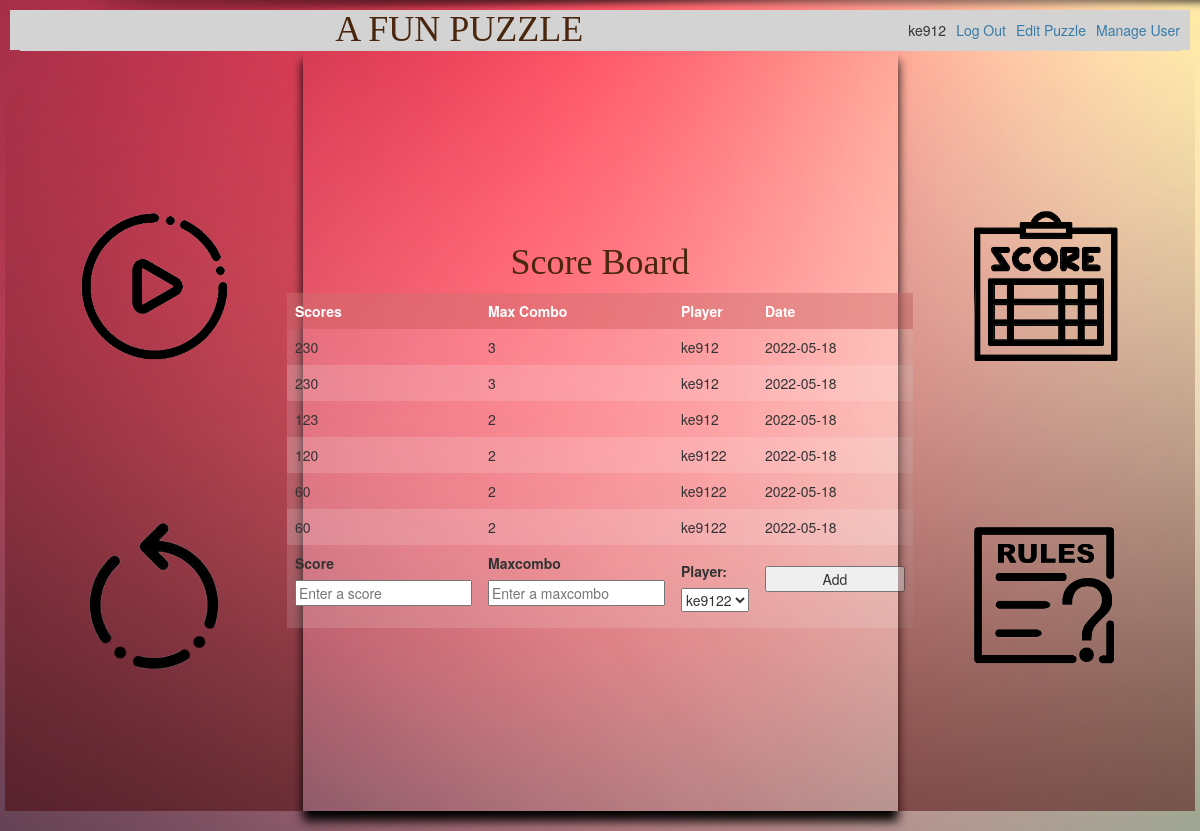
/score (signed in), run on an earlier commit of the app's database.
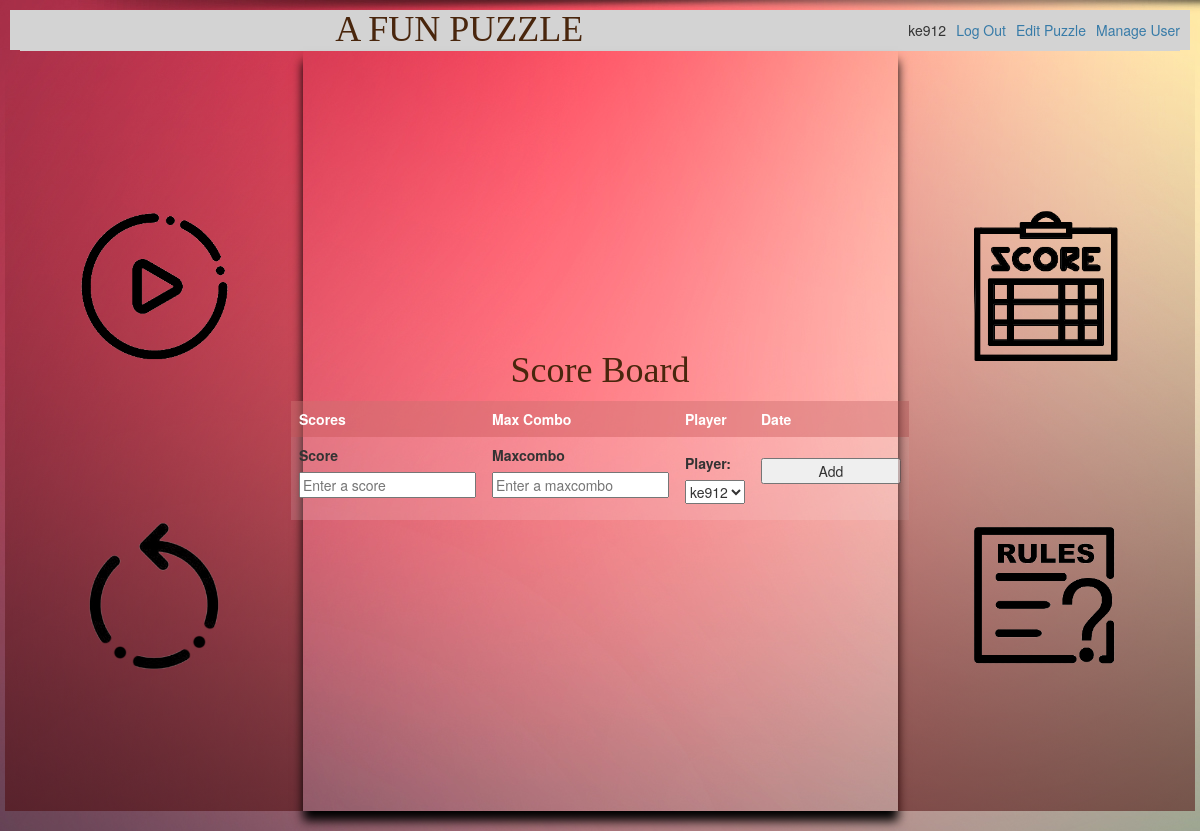
And on a later commit of the database.
### tables this page shows
CREATE TABLE user (
  id INTEGER PRIMARY KEY AUTOINCREMENT,
  username TEXT UNIQUE NOT NULL,
  password TEXT NOT NULL,
  isadmin INTEGER NOT NULL

);

CREATE TABLE score (
  id INTEGER PRIMARY KEY AUTOINCREMENT,
  player_id INTEGER NOT NULL,
  created TIMESTAMP NOT NULL DEFAULT CURRENT_TIMESTAMP,
  maxcombo INTEGER NOT NULL,
  score INTEGER NOT NULL,
  FOREIGN KEY (player_id) REFERENCES user (id)
);

### flaskapp/play.py (the view, shortened to what this page needs)
@bp.route('/score', methods=('GET', 'POST'))
@login_required
def score():
    db = get_db()
    scores = db.execute(
        'SELECT s.id, maxcombo, score, created, player_id, username'
        ' FROM score s JOIN user u ON s.player_id = u.id'
        ' ORDER BY score DESC'
    ).fetchall()
    users = db.execute(
        'SELECT id, username, isadmin'
        ' FROM user '
        ' ORDER BY id DESC'
    ).fetchall()
    return render_template('play/score.html', scores=scores, users=users)

### flaskapp/auth.py (called while the page is built)
@bp.before_app_request
def load_logged_in_user():
    user_id = session.get('user_id')
    if user_id is None:
        g.user = None
    else:
        g.user = get_db().execute(
            'SELECT * FROM user WHERE id = ?', (user_id,)
        ).fetchone()

def login_required(view):
    @functools.wraps(view)
    def wrapped_view(**kwargs):
        if g.user is None:
            return redirect(url_for('auth.login'))
        return view(**kwargs)
    return wrapped_view

### flaskapp/db.py (called while the page is built)
def get_db():
    if 'db' not in g:
        g.db = sqlite3.connect(
            current_app.config['DATABASE'],
            detect_types=sqlite3.PARSE_DECLTYPES
        )
        g.db.row_factory = sqlite3.Row
    return g.db

### flaskapp/templates/play/score.html (shortened to what this page needs)
{% extends 'base.html' %}
{% block content %}
    <div class="row">
      <div class="col-xs-12">
        <h1>{% block title %}Score Board {% endblock %}</h1>
      </div>
      <div class="col-xs-12">
        <table id="scoreboard">
          <tr>
            <th>Scores</th>
            <th>Max Combo</th>
            <th>Player</th>
            <th>Date</th>
          </tr>
          {% for score in scores %}
          <tr>
            <td>{{ score['score'] }}</td>
            <td>{{ score['maxcombo'] }}</td>
            <td>{{ score['username'] }}</td>
            <td>{{ score['created'].strftime('%Y-%m-%d') }}</td>
          </tr>
          {% endfor %}
          {% if g.user['isadmin'] == 1 %}
          <tr>
            <form method="post">
              <td>
                <label for="score">Score</label>
                <input name="score" id="score" placeholder="Enter a score" required>
              </td>
              <td>
                <label for="username">Maxcombo</label>
                <input name="maxcombo" id="maxcombo" placeholder="Enter a maxcombo" required>
              </td>
              <td>
                <label for="cars">Player:</label>
                <select name="playerid" id="playerid">
                  {% for user in users %}
                  <option value = {{ user['id'] }} >{{ user['username'] }}</option>
                  {% endfor %}
                </select>
              </td>
              <td>
                <input type="submit" value="Add">
              </td>
            </form>
          </tr>
          {% endif %}
        </table>
      </div>
    </div>
{% endblock %}

### flaskapp/templates/base.html (shortened to what this page needs)
<!doctype html>
<link rel="stylesheet" href="https://maxcdn.bootstrapcdn.com/bootstrap/3.4.1/css/bootstrap.min.css">
<link rel="stylesheet" href="{{ url_for('static', filename='css/style.css') }}">
<nav>
  <h1>A FUN PUZZLE</h1>
  <ul>
    {% if g.user %}
      <li><span>{{ g.user['username'] }}</span>
      <li><a href="{{ url_for('auth.logout') }}">Log Out</a>
      {% if g.user['isadmin'] == 1 %}
      <li><a href="{{ url_for('play.edit') }}">Edit Puzzle</a>
      <li><a href="{{ url_for('play.manage') }}">Manage User</a>
      {% endif %}
    {% else %}
      <li><a href="{{ url_for('auth.register') }}">Register</a>
      <li><a href="{{ url_for('auth.login') }}">Log In</a>
    {% endif %}
  </ul>
</nav>
<section class="content">
  <header>
  </header>
  <div class="row" >
    <div class="col-sm-3 col-xs-12 centerdiv maindivs">
      <div class="row">
        <div class="col-sm-12 col-xs-6 btndiv">
          <a href="/play#play">
            <div class="play buttondiv">
            </div>
          </a>
        </div>
        <div class="col-sm-12 col-xs-6 btndiv">
          <a href="/restart">
            <div class="restart buttondiv">
            </div>
          </a>
        </div>
      </div>
    </div>
    <div class="col-sm-6 col-xs-12 gamediv maindivs" id="play">
  {% block content %}
  {% endblock %}
</div>
<div class="col-sm-3 col-xs-12 centerdiv maindivs">
  <div class="row">
    <div class="col-sm-12 col-xs-6 btndiv">
      <a href="/score">
        <div class="score buttondiv">
        </div>
      </a>
    </div>
    <div class="col-sm-12 col-xs-6 btndiv">
      <a href="/rules">
        <div class="rules buttondiv">
        </div>
      </a>
    </div>
  </div>
</div>
</div>
</section>

### flaskapp/static/css/style.css (style rules this page uses)
.gamediv { height: 95vh; display: flex; display: -webkit-flex; justify-content: center; align-items: center; transition: 0.3s; box-shadow: 0px 10px 10px rgb(0, 0, 0); }
.centerdiv { height: 95vh; display: flex; justify-content: center; background: linear-gradient(rgba(0, 0, 0, 0.0), rgba(72, 2, 2, 0.5)); }
.btndiv { display: flex; justify-content: center; }
.buttondiv { margin-top: 20vh; margin-left: 20px; margin-right: 20px; height: 150px; width: 150px; background-repeat: no-repeat; background-size: contain; transition: 0.3s; }
.play { background-image: url("pics/play.png"); }
.restart { background-image: url("pics/restart.png"); }
.score { background-image: url("pics/score.png"); }
.rules { background-image: url("pics/rules.png"); }
table { border-collapse: collapse; width: 100%; }
th, td { text-align: left; padding: 8px; }
tr:nth-child(even) { background-color: #f2f2f226 }
tr:nth-child(odd) { background-color: #f8f8f846 }
th { background-color: #aa040442; color: white; }
h1 { font-family: cursive; text-align: center; font-family: serif; color: #49260d; margin: 1rem 0; }
a { color: #377ba8; }
nav { width: 100%; background: lightgray; display: flex; align-items: center; padding: 0 0.5rem; }
nav h1 { flex: auto; margin: 0; }
nav ul { display: flex; list-style: none; margin: 0; padding: 0; }
nav ul li a, nav ul li span, header .action { display: block; padding: 0.5rem; }
.content { padding: 0 1rem 1rem; }
.content>header { border-bottom: 1px solid lightgray; display: flex; align-items: flex-end; }
.content:last-child { margin-bottom: 0; }
.content form { margin: 1em 0; display: flex; flex-direction: column; }
.content label { font-weight: bold; margin-bottom: 0.5em; }
.content input, .content textarea { margin-bottom: 1em; }
input[type=submit] { align-self: start; min-width: 10em; }

What changed in the data, as far as the page shows it:
removed score: score "230", maxcombo "3", username "ke912", created "2022-05-18"
removed score: score "230", maxcombo "3", username "ke912", created "2022-05-18"
removed score: score "123", maxcombo "2", username "ke912", created "2022-05-18"
removed score: score "120", maxcombo "2", username "ke9122", created "2022-05-18"
removed score: score "60", maxcombo "2", username "ke9122", created "2022-05-18"
removed score: score "60", maxcombo "2", username "ke9122", created "2022-05-18"
Also different on the page:
form field playerid: "ke9122" → "ke912"
